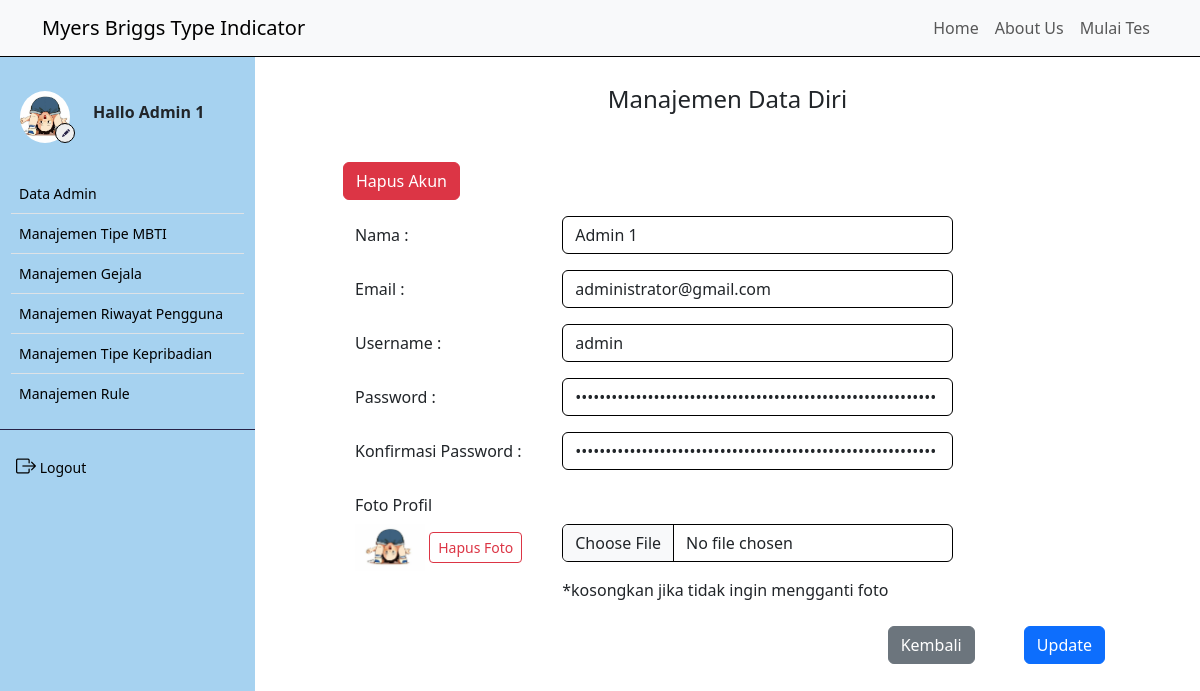
Screenshot of /profil/index.php (signed in) with the database file from the repository.
### tables this page shows
CREATE TABLE `user` (
  `iduser` int(11) NOT NULL,
  `nama` varchar(50) NOT NULL,
  `username` varchar(50) NOT NULL,
  `password` varchar(100) NOT NULL,
  `email` varchar(50) NOT NULL,
  `foto` varchar(50) NOT NULL
);

### controller/main.php (called while the page is built, shortened)
<?php
$conn = mysqli_connect("localhost", "root", "", "mbti");
function query($query)
{
    global $conn;
    $result = mysqli_query($conn, $query);
    $rows = [];
    while ($row = mysqli_fetch_assoc($result)) {
        $rows[] = $row;
    }
    return $rows;
}
function dekripsi($kata)
{
    $string = base64_decode($kata);
    $key = substr($string, 0, 44);
    $enkripsi = substr($string, 44);
    $hasil = openssl_decrypt($enkripsi, 'AES-256-CBC', $key, 0, substr($key, 0, 16));
    return $hasil;
}
?>

### profil/index.php (the view, shortened to what this page needs)
<!DOCTYPE html>
<html lang="en">
<head>
    <link href="https://cdn.jsdelivr.net/npm/bootstrap@5.3.2/dist/css/bootstrap.min.css" rel="stylesheet"
 />
    <link rel="stylesheet" href="https://cdn.jsdelivr.net/npm/bootstrap-icons@1.9.1/font/bootstrap-icons.css" />
    <link rel="stylesheet" href="https://cdn.datatables.net/1.13.4/css/jquery.dataTables.min.css">
    <link rel="stylesheet" href="../style.css">
</head>
<body>
    <div class="content">
        <?php
        require_once('../navbar/navbar_inside.php');
        ?>
        <div class="main-container m-0">
            <div class="d-flex">
                <?php
                require_once('../navbar/sidebar_inside.php');
                ?>
                <div class="contents" style="margin: 75px 0; padding: 10px 40px;">
                    <h4 class="text-center">Manajemen Data Diri</h4>
                    <form method="post" action="" enctype="multipart/form-data">
                        <div class="ms-5 mt-5">
                            <a class="btn btn-danger" id="delete" onclick="confirmDelete(<?= $user['iduser']; ?>)">
                                Hapus Akun
                            </a>
                        </div>
                        <div class="mb-3 mt-3 row ms-5">
                            <label for="inputName" class="col-sm-3 me-0 col-form-label">Nama :</label>
                            <div class="col-sm-6">
                                <input type="text" class="form-control" style="border: 1px solid black;" id="inputName"
                                    name="nama" value="<?= $user['nama']; ?>">
                            </div>
                        </div>
                        <div class="mb-3 mt-2 row ms-5">
                            <label for="inputEmail" class="col-sm-3 me-0 col-form-label">Email :</label>
                            <div class="col-sm-6">
                                <input type="email" class="form-control" style="border: 1px solid black;"
                                    id="inputEmail" name="email" value="<?= $user['email']; ?>">
                            </div>
                        </div>
                        <div class="mb-3 mt-2 row ms-5">
                            <label for="inputUsername" class="col-sm-3 me-0 col-form-label">Username :</label>
                            <div class="col-sm-6">
                                <input type="text" class="form-control" style="border: 1px solid black;"
                                    id="inputUsername" name="username" value="<?= $user['username']; ?>">
                            </div>
                        </div>
                        <div class="mb-3 mt-2 row ms-5">
                            <label for="inputPassword" class="col-sm-3 me-0 col-form-label">Password :</label>
                            <div class="col-sm-6">
                                <input type="password" class="form-control" style="border: 1px solid black;"
                                    id="inputPassword" name="password" value="<?= $user['password']; ?>">
                            </div>
                        </div>
                        <div class="mb-3 mt-2 row ms-5">
                            <label for="inputKPassword" class="col-sm-3 me-0 col-form-label">Konfirmasi Password
                                :</label>
                            <div class="col-sm-6">
                                <input type="password" class="form-control" style="border: 1px solid black;"
                                    id="inputKPassword" name="password2" value="<?= $user['password']; ?>">
                            </div>
                        </div>
                        <div class="mb-4 mt-2 row ms-5">
                            <label for="profil" class="col-form-label">Foto Profil</label>
                            <div class="col-sm-3">
                                <img src="../image/<?= $user['foto']; ?>" class="img-preview" style="width: 70px;">
                                <?php if ($user['foto'] != 'default.png'): ?>
                                    <a class="btn btn-sm btn-outline-danger" id="delete"
                                        onclick="hapusFoto(<?= $user['iduser']; ?>)">Hapus
                                        Foto</a>
                                <?php endif; ?>
                            </div>
                            <div class="col-sm-6">
                                <div class="input-group mb-3">
                                    <input type="file" class="form-control" style="border: 1px solid black;" id="profil"
                                        name="foto" onchange="previewImg()">
                                </div>
                                <label for="foto" class="foto">*kosongkan jika tidak ingin mengganti foto</label>
                            </div>
                        </div>
                        <div class="row justify-content-end">
                            <div class="col-sm-2 me-0">
                                <a href="../index.php" class="btn btn-secondary">Kembali
                                </a>
                            </div>
                            <div class="col-sm-2 ms-0 p-0">
                                <button type="submit" class="btn btn-primary" name="submit">Update</button>
                            </div>
                        </div>
                    </form>
                </div>
            </div>
        </div>
</body>
</html>

### navbar/sidebar_inside.php (shortened to what this page needs)
<?php
require_once '../controller/main.php';
$id_user = dekripsi($_COOKIE['SPmbti']);
$user = query("SELECT * FROM user WHERE iduser = $id_user")[0];
?>
<div class="sidebar" id="side_nav">
    <div class="content-side">
        <div class="profil pt-4">
            <div class="row d-flex align-items-center">
                <div class="col-sm-4 me-0">
                    <img src="../image/<?= $user['foto']; ?>" class="rounded-circle" alt="profi">
                    <a href="../profil">
                        <button class="rounded-circle"><i class="bi bi-pencil-fill"></i></button>
                    </a>
                </div>
                <div class="col-sm-8 m-0">
                    <h6 class="fw-bold">
                        Hallo
                        <?= $user['nama']; ?>
                    </h6>
                </div>
            </div>
        </div>
        <div class="">
            <ul class="list-group list-group-flush pt-4 fw-medium">
                <li class="list-group-item">
                    <a href="../admin/data_admin.php" class="text-decoration-none d-block">
                        <span>Data Admin</span>
                    </a>
                </li>
                <li class="list-group-item">
                    <a href="../tipe_mbti" class="text-decoration-none d-block">
                        <span>Manajemen Tipe MBTI</span>
                    </a>
                </li>
                <li class="list-group-item">
                    <a href="../gejala" class="text-decoration-none d-block">
                        <span>Manajemen Gejala</span>
                    </a>
                </li>
                <li class="list-group-item">
                    <a href="../riwayat" class="text-decoration-none d-block">
                        <span>Manajemen Riwayat Pengguna</span>
                    </a>
                </li>
                <li class="list-group-item">
                    <a href="../tipe_kepribadian" class="text-decoration-none d-block">
                        <span>Manajemen Tipe Kepribadian</span>
                    </a>
                </li>
                <li class="list-group-item">
                    <a href="rule" class="text-decoration-none d-block">
                        <span>Manajemen Rule</span>
                    </a>
                </li>
            </ul>
        </div>
        <hr class="hr-color">
        <ul class="list-unstyled fw-medium pb-5">
            <li>
                <a href="../logout.php" class="text-decoration-none d-block">
                    <i class="bi bi-box-arrow-right fs-5"></i>
                    <span>Logout</span>
                </a>
            </li>
        </ul>
    </div>
</div>

### style.css (style rules this page uses)
.content, .contents { min-height: 100vh; width: 100%; }
.sidebar { background: #7ebeeab0; min-width: 255px; max-width: 255px; transition: all ease-in 0.3s; min-height: 100vh; }
hr.hr-color { color: #272247; opacity: 1; }
.sidebar ul { padding: 0 11px; }
.sidebar li a { color: black; padding: 5px; font-size: 14px; margin-left: 0; }
.sidebar .list-group-item { padding: 4px 3px; }
.sidebar .list-group-item { background-color: transparent; }
.content-side { position: fixed; margin-top: 60px; width: 255px; }
.sidebar .profil img { width: 50px; height: 66px; margin-left:20px; padding: 7px 0; display: block; transition: all ease-in 0.3s; object-fit: cover; }
.sidebar .profil button { border: 1px solid black; position: absolute; margin-top: -27px; margin-left: 55px; width: 20px; height: 20px; }
.sidebar .profil button i { font-size: 8px; color: #272247; margin-top: -6px; margin-left: -3px; position: absolute; }

### rows the page displays
user: foto (picture), nama "Admin 1", email "administrator@gmail.com", username "admin"
